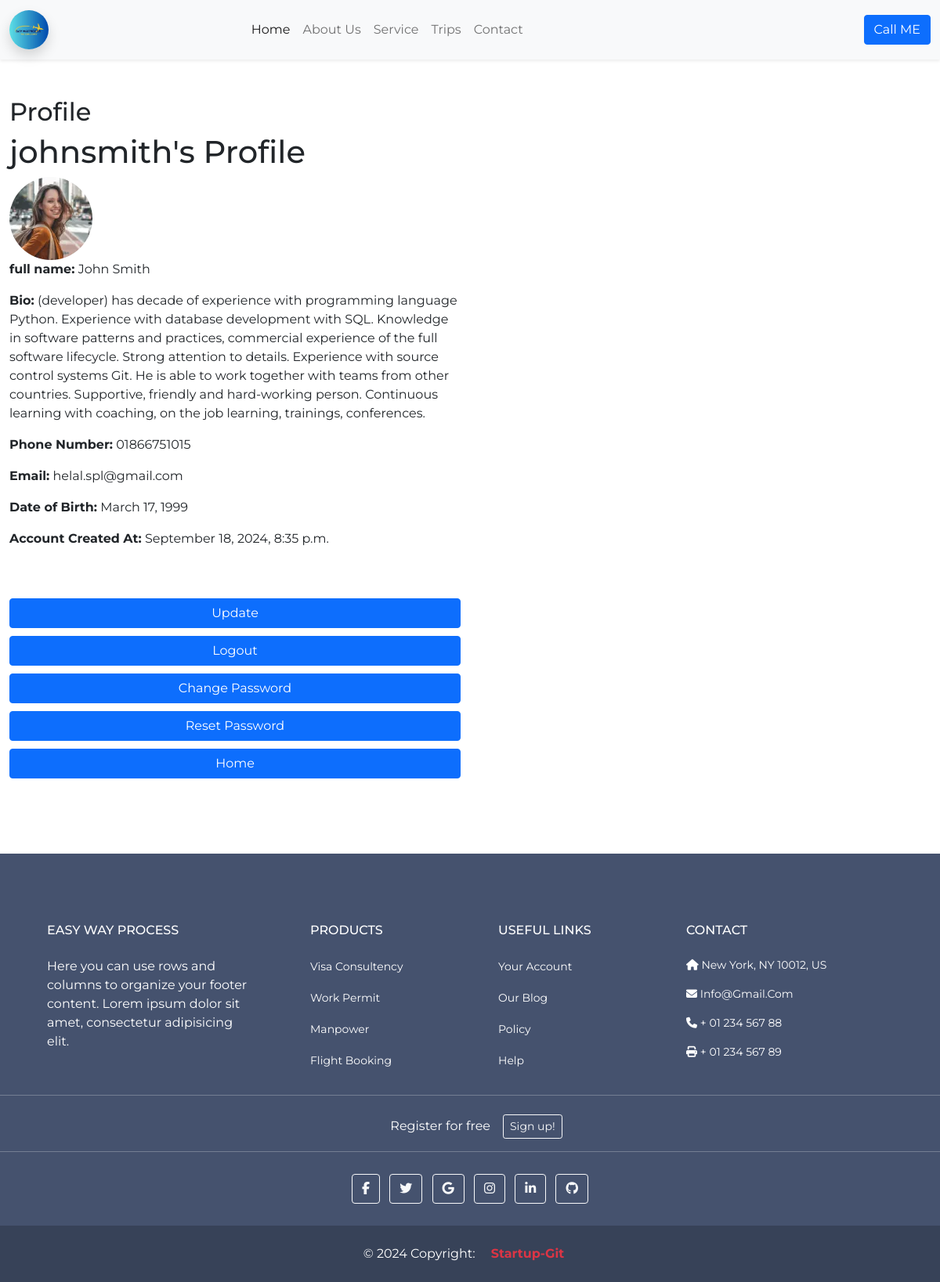
Screenshot of /profile/johnsmith/ (signed in) with the database file from the repository.
### Core/models.py (models this page shows, shortened)
class Profile(models.Model):
    user = models.OneToOneField(User, on_delete=models.CASCADE)
    bio = models.TextField(blank=True, null=True)
    phone_number = models.CharField(max_length=15, blank=True, null=True)  # Adjust length as needed
    profile_picture = models.ImageField(upload_to='profile_pictures/', blank=True, null=True)
    date_of_birth = models.DateField(blank=True, null=True)
    created_at = models.DateTimeField(auto_now_add=True)  # Automatically set on creation

### Core/views.py (the view)
# urls.py: path('profile/<str:username>/', profile_view, name='profile'),
@login_required
def profile_view(request, username):
    user = get_object_or_404(User, username=username)
    profile = get_object_or_404(Profile, user=user)
    context = {
        'user': user,
        'profile': profile,
    }
    if request.user.is_authenticated and not request.user.is_superuser:
        try:
            profile = request.user.profile
        except Profile.DoesNotExist:
            Profile.objects.create(user=request.user)
    return render(request, 'auth/profile.html', context)

### templates/auth/profile.html (shortened to what this page needs)
{% extends "../basefile/base.html" %}
{% block content %}
    <div class="container-fluid !direction !spacing py-5">
        <div class="row ${1| ,row-cols-2,row-cols-3, auto,justify-content-md-center,|}">
            <div class="col-md-6">
                <h2>Profile</h2>
                <h1>{{ user.username }}'s Profile</h1>
                {% if profile.profile_picture %}
                    <img src="{{ profile.profile_picture.url }}" alt="{{ user.username }}'s profile picture">
                {% endif %}
                <p><strong>full name:</strong> {{user.first_name}} {{user.last_name}}</p>
                <p><strong>Bio:</strong> {{ profile.bio }}</p>
                <p><strong>Phone Number:</strong> {{ profile.phone_number }}</p>
                <p><strong>Email:</strong> {{ user.email }}</p>
                <p><strong>Date of Birth:</strong> {{ profile.date_of_birth|date:"F j, Y" }}</p>
                <p><strong>Account Created At:</strong> {{ profile.created_at|date:"F j, Y, g:i a" }}</p>
                <div class="py-5 d-flex flex-column" style="gap:10px">
                    <a href="#" class="btn btn-primary">Update</a>
                    <a href="{% url "logout" %}" class="btn btn-primary">Logout</a>
                    <a href="{% url "password_change" %}" class="btn btn-primary">Change Password</a>
                    <a href="{% url "password_reset" %}" class="btn btn-primary">Reset Password</a>
                    <a href="{% url "home" %}" class="btn btn-primary">Home</a>
                </div>
            </div>
        </div>
    </div>
{% endblock content %}

### templates/basefile/base.html (shortened to what this page needs)
{% load static %}
<!DOCTYPE html>
<html lang="en">
  <head>
    <link
      rel="stylesheet"
      href="https://stackpath.bootstrapcdn.com/bootstrap/5.0.0-alpha1/css/bootstrap.min.css"
    />
    <link
      rel="stylesheet"
      href="https://cdnjs.cloudflare.com/ajax/libs/font-awesome/6.6.0/css/all.min.css"
    />
    <link
      rel="stylesheet"
      href="https://cdnjs.cloudflare.com/ajax/libs/OwlCarousel2/2.3.4/assets/owl.carousel.min.css"
    />
    <link
      rel="stylesheet"
      href="https://cdnjs.cloudflare.com/ajax/libs/OwlCarousel2/2.3.4/assets/owl.theme.default.min.css"
    />
    <link rel="stylesheet" type="text/css" href="{% static '/css/style.css' %}" />
  </head>
  <body>
    <header>
      <nav
        class="navbar navbar-expand-sm navbar-light shadow-sm bg-light" id="navbar">
        <div class="container-fluid">
          <a
            class="navbar-brand rounded-circle"
            href="https://www.github.com/Startup-Git"
          >
            <img
              src="{% static '/images/travel.jpg' %}"
              alt="Logo"
              class="rounded-circle shadow"
              style="width: 50px"
            />
          </a>
          <div
            class="collapse navbar-collapse justify-content-between"
            id="navbarID"
          >
            <div class="w-75">
              <div class="navbar-nav justify-content-center text-capitalize">
                <a class="nav-link active" aria-current="page" href="#home"
                  >Home</a
                >
                <a class="nav-link" aria-current="page" href="#aboutus"
                  >About Us</a
                >
                <a class="nav-link" aria-current="page" href="#service"
                  >Service</a
                >
                <a class="nav-link" aria-current="page" href="#trips">Trips</a>
                <a class="nav-link" aria-current="page" href="#contact"
                  >Contact</a
                >
              </div>
            </div>
            <a
              id="callme"
              class="btn btn-primary"
              href="tel:+8801866751015"
              role="button"
              >Call ME</a
            >
          </div>
        </div>
      </nav>
    </header>
    <main>
        {% block content %}
        {% endblock content %}
    </main>
    <footer
      class="footer_section text-center text-lg-start text-white pt-5"
      style="background-color: #45526e"
    >
      <section class="footer_content p-4 pb-0">
        <div class="container-fluid">
          <div class="row">
            <div class="col-md-3 col-lg-3 col-xl-3 mx-auto mt-3">
              <h6 class="text-uppercase mb-4 font-weight-bold">
                Easy Way Process
              </h6>
              <p>
                Here you can use rows and columns to organize your footer
                content. Lorem ipsum dolor sit amet, consectetur adipisicing
                elit.
              </p>
            </div>
            <div class="col-md-2 col-lg-2 col-xl-2 mx-auto mt-3">
              <h6 class="text-uppercase mb-4 font-weight-bold">Products</h6>
              <p>
                <a class="text-white" href="#">visa consultency</a>
              </p>
              <p>
                <a class="text-white" href="#">work permit</a>
              </p>
              <p>
                <a class="text-white" href="#">manpower</a>
              </p>
              <p>
                <a class="text-white" href="#">Flight Booking</a>
              </p>
            </div>
            <div class="col-md-3 col-lg-2 col-xl-2 mx-auto mt-3">
              <h6 class="text-uppercase mb-4 font-weight-bold">Useful links</h6>
              <p>
                <a class="text-white" href="#">Your Account</a>
              </p>
              <p>
                <a class="text-white" href="#">Our Blog</a>
              </p>
              <p>
                <a class="text-white" href="#">Policy</a>
              </p>
              <p>
                <a class="text-white" href="#">Help</a>
              </p>
            </div>
            <div class="contact col-md-4 col-lg-3 col-xl-3 mx-auto mt-3">
              <h6 class="text-uppercase mb-4 font-weight-bold">Contact</h6>
              <p><i class="fas fa-home mr-3"></i> New York, NY 10012, US</p>
              <p><i class="fas fa-envelope mr-3"></i> info@gmail.com</p>
              <p><i class="fas fa-phone mr-3"></i> + 01 234 567 88</p>
              <p><i class="fas fa-print mr-3"></i> + 01 234 567 89</p>
            </div>
          </div>
        </div>
      </section>
      <hr class="mb-4" />
      <section class="sign_up">
        <p class="d-flex justify-content-center align-items-center">
          <span class="me-3 mx-sm-3">Register for free</span>
          <button
            type="button"
            class="btn btn-outline-light btn-rounded btn-sm"
          >
            Sign up!
          </button>
        </p>
      </section>
      <hr class="mb-4" />
      <section class="mb-4 text-center">
        <a
          class="btn btn-outline-light btn-floating m-1"
          href="#!"
          role="button"
          ><i class="fab fa-facebook-f"></i
        ></a>
        <a
          class="btn btn-outline-light btn-floating m-1"
          href="#!"
          role="button"
          ><i class="fab fa-twitter"></i
        ></a>
        <a
          class="btn btn-outline-light btn-floating m-1"
          href="#!"
          role="button"
          ><i class="fab fa-google"></i
        ></a>
        <a
          class="btn btn-outline-light btn-floating m-1"
          href="#!"
          role="button"
          ><i class="fab fa-instagram"></i
        ></a>
        <a
          class="btn btn-outline-light btn-floating m-1"
          href="#!"
          role="button"
          ><i class="fab fa-linkedin-in"></i
        ></a>
        <a
          class="btn btn-outline-light btn-floating m-1"
          href="#!"
          role="button"
          ><i class="fab fa-github"></i
        ></a>
      </section>
      <div class="Footer_copyright text-center p-3" style="background-color: rgba(0, 0, 0, 0.2)">
        © 2024 Copyright:
        <a
          class="nav-link d-inline-block"
          target="_blank"
          href="https://github.com/startup-git"
          >
          <b class="text-danger">Startup-Git</b>
          </a
        >
      </div>
    </footer>
  </body>
</html>

### static/css/style.css (style rules this page uses)
*, *::before, *::after { box-sizing: border-box; scroll-behavior: smooth; }
:root { --text-primary-color: #3498db; --text-secondary-color: crimson; --text-white-color: #ffffff; --box-shadow: rgba(50, 50, 93, 0.25) 0px 50px 100px -20px, rgba(0, 0, 0, 0.3) 0px 30px 60px -30px; }
body { font-family: "Montserrat", sans-serif; font-optical-sizing: auto; font-style: normal; }
.footer_section .footer_content div p a { font-size: 14px; text-transform: capitalize; text-decoration: none; transition: all 0.6s ease; }
.footer_section .footer_content div.contact p { font-size: 14px; text-transform: capitalize; }

### rows the page displays
Profile: profile_picture (picture), bio "(developer) has decade of experience with programming language Python. Experience with database development with SQL. Knowledge in software patterns and practices, commercial experience of the full software lifecycle. Strong attention to details. Experience with source control systems Git. He is able to work together with teams from other countries. Supportive, friendly and hard-working person. Continuous learning with coaching, on the job learning, trainings, conferences.", phone_number "01866751015", date_of_birth "March 17, 1999", created_at "September 18, 2024, 8:35 p.m."

### other values shown
{{ user.username }} "johnsmith"
{{ user.first_name }} "John"
{{ user.last_name }} "Smith"
{{ user.email }} "helal.spl@gmail.com"
